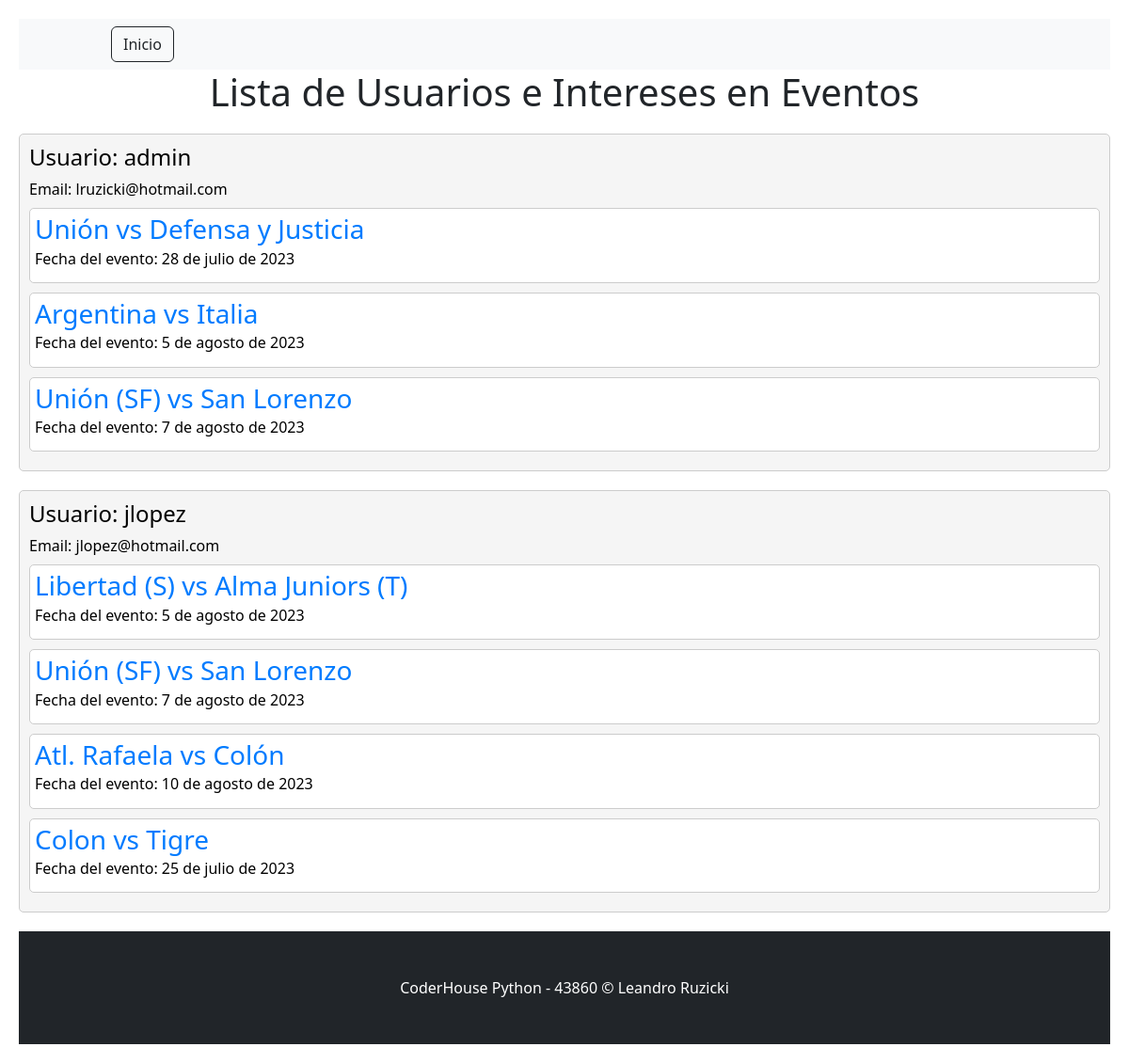
/registro/lista_usuarios_eventos/, run on the app's committed database.
### apps/evento/models.py (models this page shows, shortened)
class Evento(models.Model):
    titulo = models.CharField(max_length=100)
    descripcion = models.TextField()
    fecha = models.DateField()
    categoria = models.ForeignKey(EventoCategoria, on_delete=models.CASCADE)
    imagen = models.ImageField(upload_to='evento/', blank=True, null=True)

### apps/registro/views.py (the view)
# urls.py: path('lista_usuarios_eventos/', views.lista_usuarios_eventos, name='lista_usuarios_eventos'),
def lista_usuarios_eventos(request):
    registros = Registro.objects.select_related('usuario', 'evento').all()
    usuarios_intereses = {}
    for registro in registros:
        usuario = registro.usuario
        evento = registro.evento
        if usuario not in usuarios_intereses:
            usuarios_intereses[usuario] = []
        usuarios_intereses[usuario].append(evento)
    return render(request, 'registro/lista_usuarios_eventos.html', {'usuarios_intereses': usuarios_intereses})

### apps/registro/templates/registro/lista_usuarios_eventos.html (shortened to what this page needs)
<!DOCTYPE html>
<html lang="es">
<head>
    <link rel="stylesheet" href="https://cdn.jsdelivr.net/npm/bootstrap@5.3.0/dist/css/bootstrap.min.css">
</head>
<body>
    <nav class="navbar navbar-expand-lg navbar-light bg-light">
        <div class="container px-4 px-lg-5">
            <div class="collapse navbar-collapse" id="navbarSupportedContent">
                <ul class="navbar-nav me-auto mb-2 mb-lg-0 ms-lg-4">
                    <form class="d-flex" action="{% url 'Home:home' %}" method="post">
                        <button class="btn btn-outline-dark" type="submit">
                            Inicio
                        </button>
                    </form>
                </ul>
            </div>
        </div>
    </nav>
    <h1>Lista de Usuarios e Intereses en Eventos</h1>
    {% for usuario, eventos in usuarios_intereses.items %}
        <div class="usuario-container">
            <h4>Usuario: {{ usuario.username }}</h4>
            <h6>Email: {{ usuario.email }}</h6>
            <div class="eventos">
                {% for evento in eventos %}
                    <div class="evento-container">
                        <h3>{{ evento.titulo }}</h3>
                        <h6>Fecha del evento: {{ evento.fecha }}</h6>
                    </div>
                {% endfor %}
            </div>
        </div>
    {% endfor %}
</body>
<footer class="py-5 bg-dark">
    <div class="container"><p class="m-0 text-center text-white">CoderHouse Python - 43860 &copy; Leandro Ruzicki</p></div>
</footer>
</html>

### apps/registro/templates/registro/lista_usuarios_eventos.html (style rules this page uses)
body { padding: 20px; }
h1 { text-align: center; margin-bottom: 20px; }
.usuario-container { margin-bottom: 20px; padding: 10px; background-color: #f5f5f5; border: 1px solid #ccc; border-radius: 5px; }
.usuario-container h4, h6 { color: #000; margin-bottom: 10px; }
.evento-container { margin-bottom: 10px; padding: 5px; border: 1px solid #ccc; border-radius: 5px; background-color: #fff; }
.evento-container h3 { color: #007bff; margin-bottom: 5px; }

### data on the page
Evento: titulo "Unión vs Defensa y Justicia", fecha "28 de julio de 2023"
Evento: titulo "Argentina vs Italia", fecha "5 de agosto de 2023"
Evento: titulo "Unión (SF) vs San Lorenzo", fecha "7 de agosto de 2023"
Evento: titulo "Libertad (S) vs Alma Juniors (T)", fecha "5 de agosto de 2023"
Evento: titulo "Atl. Rafaela vs Colón", fecha "10 de agosto de 2023"
Evento: titulo "Colon vs Tigre", fecha "25 de julio de 2023"

### other printed values
{{ usuario.username }} "admin"
{{ usuario.email }} "lruzicki@hotmail.com"
{{ usuario.username }} "jlopez"
{{ usuario.email }} "jlopez@hotmail.com"
